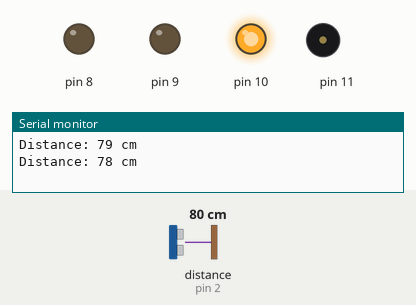
Simulated run of this sketch. Board: Arduino Uno, built with avr-gcc and run on an emulated ATmega328P. Shown: output pins drawn as LEDs (lit = HIGH), buzzer (waves = sounding), the last lines printed to the serial monitor. Wiring (inferred from the names in the program): ultrasonic range finder: trigger pin 3; echo pin 2. The test bench sets the inputs (shaded band); at power-on: distance to the obstacle (sensor on pin 2) 80 cm. The echo pulse lasts 58.3 µs per cm; pins used as bus, display or sensor lines are not drawn.

Above: at 1.5 s.
1.6 s: distance to the obstacle (sensor on pin 2) set to 35 cm
3.4 s: distance to the obstacle (sensor on pin 2) set to 29 cm
At 4.9 s:
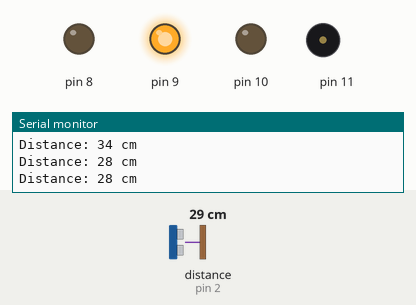
5.2 s: distance to the obstacle (sensor on pin 2) set to 12 cm
6.7 s: distance to the obstacle (sensor on pin 2) set to 9 cm
At 7.7 s:
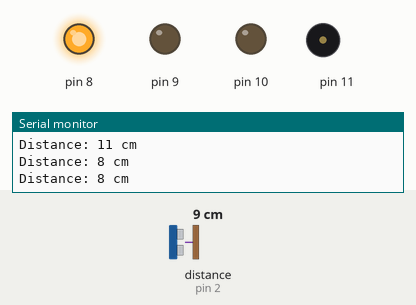
8.2 s: distance to the obstacle (sensor on pin 2) set to 7 cm
9.7 s: distance to the obstacle (sensor on pin 2) set to 4 cm
At 10.2 s:
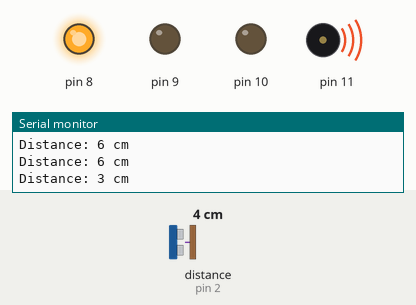
Timing chart, 0 to 12.2 s (numbered marks = the images above; inputs shaded):
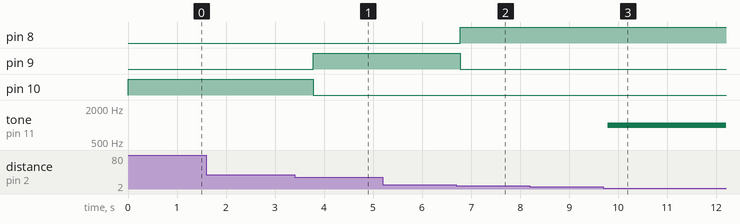

The sketch:

3.8-Distance_Sensing.ino
```cpp
// ---------------------------------------------------------------- //
// Arduino Ultrasoninc Sensor HC-SR04
// Re-writed by Arbi Abdul Jabbaar
// Using Arduino IDE 1.8.7
// Using HC-SR04 Module
// Tested on 17 September 2019
// ---------------------------------------------------------------- //

long duration; // variable for the duration of sound wave travel
int distance; // variable for the distance measurement

void setup() {
  pinMode(3, OUTPUT); // Sets the trigPin as an OUTPUT
  pinMode(2, INPUT); // Sets the echoPin as an INPUT
  pinMode(8, OUTPUT);
  pinMode(9, OUTPUT);
  pinMode(10, OUTPUT);
  pinMode(11, OUTPUT);
  Serial.begin(9600); // // Serial Communication is starting with 9600 of baudrate speed

}
void loop() {
  // Clears the trigPin condition
  digitalWrite(3, LOW);
  delayMicroseconds(2);
  // Sets the trigPin HIGH (ACTIVE) for 10 microseconds
  digitalWrite(3, HIGH);
  delayMicroseconds(10);
  digitalWrite(3, LOW);
  // Reads the echoPin, returns the sound wave travel time in microseconds
  duration = pulseIn(2, HIGH);
  // Calculating the distance
  distance = duration * 0.034 / 2; // Speed of sound wave divided by 2 (go and back)
  // Displays the distance on the Serial Monitor
  Serial.print("Distance: ");
  Serial.print(distance);
  Serial.println(" cm");


  // Edits made by me


  if (distance < 5) {
    digitalWrite(8, HIGH);
    digitalWrite(9, LOW);
    digitalWrite(10, LOW);
    tone(11, 1000);

  }
  else if (distance < 10 && distance >= 5) {
    digitalWrite(8, HIGH);
    digitalWrite(9, LOW);
    digitalWrite(10, LOW);
    noTone(11);
  }
  else if (distance >= 10 && distance <= 30) {
    digitalWrite(8, LOW);
    digitalWrite(9, HIGH);
    digitalWrite(10, LOW);
    noTone(11);
  }
  else if (distance > 30) {
    digitalWrite(8, LOW);
    digitalWrite(9, LOW);
    digitalWrite(10, HIGH);
    noTone(11);
  }
  delay(750);

}
```

Measured:
- the behaviour switches between 32 and 31 cm on distance to the obstacle (sensor on pin 2) (found by bisection; images 0 and 1)
- the behaviour switches between 11 and 10 cm on distance to the obstacle (sensor on pin 2) (found by bisection; images 1 and 2)
- the behaviour switches between 6 and 5 cm on distance to the obstacle (sensor on pin 2) (found by bisection; images 2 and 3)
- after the input at 3.4 s, pin 9: LOW → HIGH after 0.37 s; pin 10: HIGH → LOW after 0.37 s
- after the input at 6.7 s, pin 8: LOW → HIGH after 0.08 s; pin 9: HIGH → LOW after 0.08 s
- after the input at 9.7 s, tone on pin 11: silent → 1000 Hz after 0.09 s
